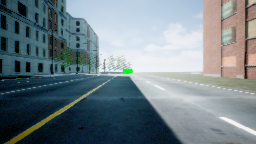
#> input picture [[  0 144  97  86] [181 144 136  86]].png, 256 x 144 px
$ python -i laneDetect.py   (imports and definitions only)
#> lines starting #> are read from the running program, lines starting #| are printed output that depends on the picture; after the words box and inside, x2 and y2 are one past the last pixel; in counts of white or black regions, pixels touching at a corner belong together
import cv2
import numpy as np
import matplotlib.pyplot as pl


def canny_edge_detector(image):
    gray_image = cv2.cvtColor(image, cv2.COLOR_RGB2GRAY)
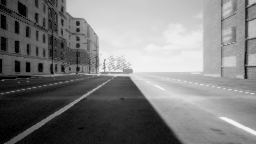
#> gray_image: shape (144, 256); min 0, max 246, mean 125.5
    # Convert the image color to grayscale

    # Reduce noise from the image
    blur = cv2.GaussianBlur(gray_image, (5, 5), 0)
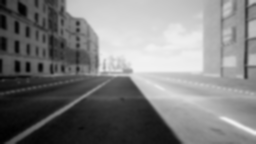
#> blur: shape (144, 256); min 0, max 242, mean 125.5
    canny = cv2.Canny(blur, 50, 150)
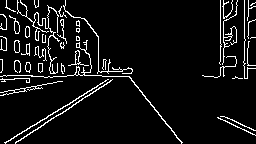
#> canny: shape (144, 256); 7.1% white in thin lines or dots
    return canny


def region_of_interest(image):
    height = image.shape[0]
#> height = 144
    polygons = np.array([
        [(0, height), (256, height), (100, 0)]
        ])
#> polygons = [[0, 144], [256, 144], [100, 0]]
    mask = np.zeros_like(image)
    # Fill poly-function deals with multiple polygon
    cv2.fillPoly(mask, polygons, 255)
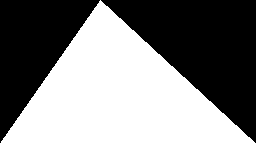
#> mask: shape (144, 256); 50.2% white; 2 black regions, box (x1, y1, x2, y2) and area: (101, 0, 256, 143) 11154, (0, 0, 100, 143) 7200

    # Bitwise operation between canny image and mask image
    masked_image = cv2.bitwise_and(image, mask)
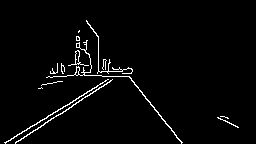
#> masked_image: shape (144, 256); 2.7% white in thin lines or dots, all inside (x1, y1, x2, y2) = (4, 20, 239, 144)
    return masked_image


def create_coordinates(image, line_parameters):
    slope, intercept = line_parameters
    y1 = image.shape[0]
    y2 = int(y1 * (3 / 5))
    x1 = int((y1 - intercept) / slope)
    x2 = int((y2 - intercept) / slope)
    return np.array([x1, y1, x2, y2])


def average_slope_intercept(image, lines):
    left_fit = []
    right_fit = []
    for line in lines:
        x1, y1, x2, y2 = line.reshape(4)
        # It will fit the polynomial and the intercept and slope
        parameters = np.polyfit((x1, x2), (y1, y2), 1)
        slope = parameters[0]
        intercept = parameters[1]
        if slope < 0:
            left_fit.append((slope, intercept))
        else:
            right_fit.append((slope, intercept))
    left_fit_average = np.average(left_fit, axis=0)
    right_fit_average = np.average(right_fit, axis=0)
    if (left_fit == [] or right_fit == []):
        return False
    left_line = create_coordinates(image, left_fit_average)
    right_line = create_coordinates(image, right_fit_average)
    return np.array([left_line, right_line])


def display_lines(image, lines):
    line_image = np.zeros_like(image)
    if lines is not None:
        for x1, y1, x2, y2 in lines:
            cv2.line(line_image, (x1, y1), (x2, y2), (255, 0, 0), 10)
    return line_image
# Path of dataset directory


def detectLaneCoordiantes(frame):
    canny_image = canny_edge_detector(frame)
    cropped_image = region_of_interest(canny_image)

    lines = cv2.HoughLinesP(cropped_image, 1, np.pi / 180, 100, np.array([]), minLineLength=40, maxLineGap=5)
#> lines = [[4, 142, 102, 83]]
    if (lines is not None and len(lines) > 1):
        averaged_lines = average_slope_intercept(frame, lines)
    else:
        averaged_lines = False
    # line_image = display_lines(frame, averaged_lines)
    # combo_image = cv2.addWeighted(frame, 0.8, line_image, 1, 1)
    return averaged_lines

>>> import cv2
>>> picture = cv2.cvtColor(cv2.imread('[[  0 144  97  86] [181 144 136  86]].png'), cv2.COLOR_BGR2RGB)
>>> result = detectLaneCoordiantes(picture)
#> result = False

$ run again, on [[ -2 144  94  86] [178 144 134  86]].png
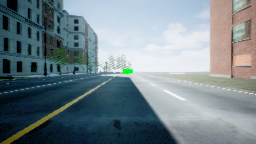
#> input picture [[ -2 144  94  86] [178 144 134  86]].png, 256 x 144 px
#> in canny_edge_detector, `canny = cv2.Canny(blur, 50, 150)`:
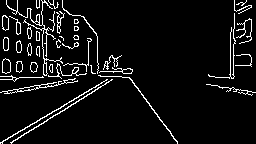
#> canny: shape (144, 256); 6.7% white in thin lines or dots
#> mask: shape (144, 256); 50.2% white; 2 black regions, box (x1, y1, x2, y2) and area: (101, 0, 256, 143) 11154, (0, 0, 100, 143) 7200
#> in region_of_interest, `masked_image = cv2.bitwise_and(image, mask)`:
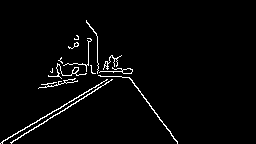
#> masked_image: shape (144, 256); 2.6% white in thin lines or dots, all inside (x1, y1, x2, y2) = (0, 20, 178, 144)
#> lines = [[10, 142, 122, 72], [112, 55, 177, 142]]
#> the loop in average_slope_intercept, `for line in lines:` made 2 passes
#> (x1, y1, x2, y2, slope, intercept) on passes 1 to 2: (10, 142, 122, 72, -0.625, 148.3), (112, 55, 177, 142, 1.34, -94.91)
#> after the loop in average_slope_intercept, `for line in lines:`: left_fit = [(-0.625, 148.3)]; right_fit = [(1.34, -94.91)]
#> left_fit_average = [-0.625, 148.3]
#> right_fit_average = [1.34, -94.91]
#> in create_coordinates, `slope, intercept = line_parameters`: slope = -0.625; intercept = 148.3
#> in create_coordinates, `x1 = int((y1 - intercept) / slope)`: x1 = 6
#> in create_coordinates, `x2 = int((y2 - intercept) / slope)`: x2 = 99
#> left_line = [6, 144, 99, 86]
#> right_line = [178, 144, 135, 86]
#> averaged_lines = [[6, 144, 99, 86], [178, 144, 135, 86]]

$ run again, on [[ -3 144  93  86] [247 144 141  86]].png
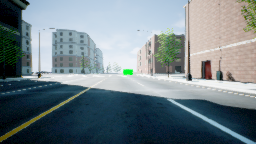
#> input picture [[ -3 144  93  86] [247 144 141  86]].png, 256 x 144 px
#> in canny_edge_detector, `canny = cv2.Canny(blur, 50, 150)`:
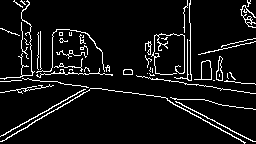
#> canny: shape (144, 256); 7.4% white in thin lines or dots
#> mask: shape (144, 256); 50.2% white; 2 black regions, box (x1, y1, x2, y2) and area: (101, 0, 256, 143) 11154, (0, 0, 100, 143) 7200
#> in region_of_interest, `masked_image = cv2.bitwise_and(image, mask)`:
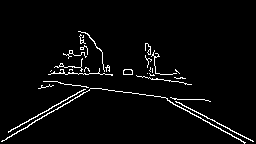
#> masked_image: shape (144, 256); 3.4% white in thin lines or dots, all inside (x1, y1, x2, y2) = (1, 31, 254, 144)
#> lines = None
#> result = False
